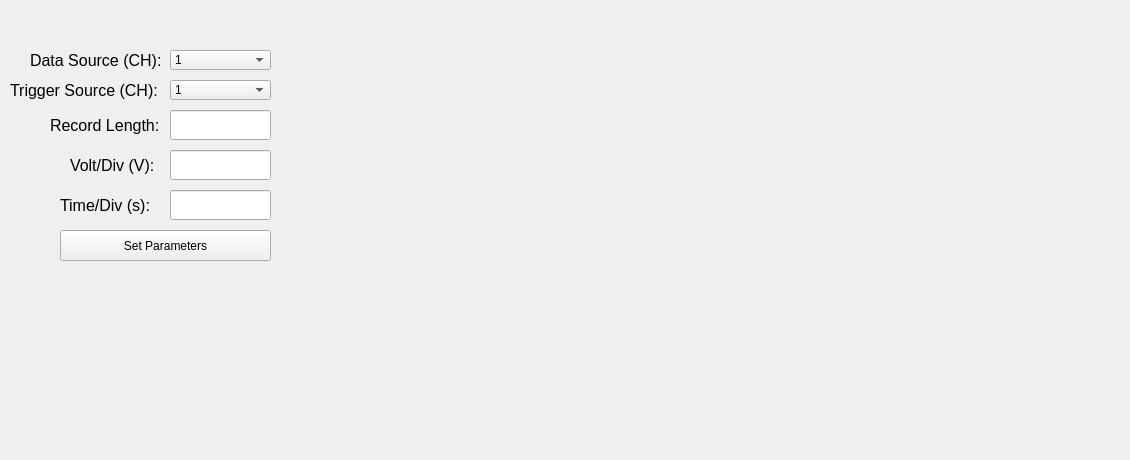
    <widget class="QWidget" name="Oscilliscope_tab">
     <attribute name="title">
      <string>Oscilloscope</string>
     </attribute>
     <widget class="QLineEdit" name="scope_voltsperdiv_entry">
      <property name="geometry">
       <rect>
        <x>170</x>
        <y>150</y>
        <width>101</width>
        <height>30</height>
       </rect>
      </property>
      <property name="text">
       <string/>
      </property>
     </widget>
     <widget class="QLabel" name="scope_voltsperdiv_label">
      <property name="geometry">
       <rect>
        <x>70</x>
        <y>150</y>
        <width>101</width>
        <height>30</height>
       </rect>
      </property>
      <property name="font">
       <font>
        <pointsize>12</pointsize>
       </font>
      </property>
      <property name="text">
       <string>Volt/Div (V):</string>
      </property>
     </widget>
     <widget class="QLabel" name="scope_timeperdiv_label">
      <property name="geometry">
       <rect>
        <x>60</x>
        <y>190</y>
        <width>101</width>
        <height>30</height>
       </rect>
      </property>
      <property name="font">
       <font>
        <pointsize>12</pointsize>
       </font>
      </property>
      <property name="text">
       <string>Time/Div (s):</string>
      </property>
     </widget>
     <widget class="QLineEdit" name="scope_record_length_entry">
      <property name="geometry">
       <rect>
        <x>170</x>
        <y>110</y>
        <width>101</width>
        <height>30</height>
       </rect>
      </property>
      <property name="text">
       <string/>
      </property>
     </widget>
     <widget class="QLabel" name="scope_trigger_source_label">
      <property name="geometry">
       <rect>
        <x>10</x>
        <y>70</y>
        <width>151</width>
        <height>41</height>
       </rect>
      </property>
      <property name="font">
       <font>
        <pointsize>12</pointsize>
       </font>
      </property>
      <property name="text">
       <string>Trigger Source (CH):</string>
      </property>
     </widget>
     <widget class="QLabel" name="scope_record_length_label">
      <property name="geometry">
       <rect>
        <x>50</x>
        <y>110</y>
        <width>111</width>
        <height>30</height>
       </rect>
      </property>
      <property name="font">
       <font>
        <pointsize>12</pointsize>
       </font>
      </property>
      <property name="text">
       <string>Record Length:</string>
      </property>
     </widget>
     <widget class="QLabel" name="scope_data_source_label">
      <property name="geometry">
       <rect>
        <x>30</x>
        <y>40</y>
        <width>141</width>
        <height>41</height>
       </rect>
      </property>
      <property name="font">
       <font>
        <pointsize>12</pointsize>
       </font>
      </property>
      <property name="text">
       <string>Data Source (CH):</string>
      </property>
     </widget>
     <widget class="QLineEdit" name="scope_timeperdiv_entry">
      <property name="geometry">
       <rect>
        <x>170</x>
        <y>190</y>
        <width>101</width>
        <height>30</height>
       </rect>
      </property>
      <property name="text">
       <string/>
      </property>
     </widget>
     <widget class="QComboBox" name="scope_datasource_select">
      <property name="geometry">
       <rect>
        <x>170</x>
        <y>50</y>
        <width>101</width>
        <height>20</height>
       </rect>
      </property>
      <item>
       <property name="text">
        <string>1</string>
       </property>
      </item>
      <item>
       <property name="text">
        <string>2</string>
       </property>
      </item>
      <item>
       <property name="text">
        <string>3</string>
       </property>
      </item>
      <item>
       <property name="text">
        <string>4</string>
       </property>
      </item>
     </widget>
     <widget class="QComboBox" name="scope_triggersource_select">
      <property name="geometry">
       <rect>
        <x>170</x>
        <y>80</y>
        <width>101</width>
        <height>20</height>
       </rect>
      </property>
      <item>
       <property name="text">
        <string>1</string>
       </property>
      </item>
      <item>
       <property name="text">
        <string>2</string>
       </property>
      </item>
      <item>
       <property name="text">
        <string>3</string>
       </property>
      </item>
      <item>
       <property name="text">
        <string>4</string>
       </property>
      </item>
     </widget>
     <widget class="PlotWidget" name="scope_graph" native="true">
      <property name="geometry">
       <rect>
        <x>290</x>
        <y>0</y>
        <width>831</width>
        <height>451</height>
       </rect>
      </property>
     </widget>
     <widget class="QPushButton" name="set_scope_params_button">
      <property name="geometry">
       <rect>
        <x>60</x>
        <y>230</y>
        <width>211</width>
        <height>31</height>
       </rect>
      </property>
      <property name="text">
       <string>Set Parameters</string>
      </property>
     </widget>
    </widget>
